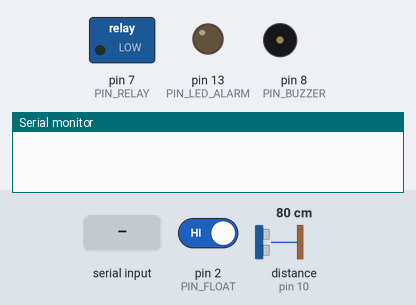
Simulated run of this sketch. Board: Arduino Uno, built with avr-gcc and run on an emulated ATmega328P. Shown: switched loads named in the sketch (green lamp = pin HIGH), output pins drawn as LEDs (lit = HIGH), buzzer (waves = sounding, pin HIGH), the last lines printed to the serial monitor. Wiring (inferred from the names in the program): ultrasonic range finder: trigger pin 9; echo pin 10. The test bench sets the inputs (shaded band); at power-on: pin 2 (PIN_FLOAT) HIGH, distance to the obstacle (sensor on pin 10) 80 cm. The echo pulse lasts 58.3 µs per cm; pins used as bus, display or sensor lines are not drawn.

Above: at 0.1 s.
At 1.2 s:
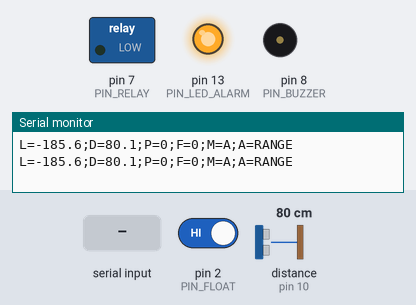
1.3 s: "MAN\n" received over Serial
Timing chart, 0 to 4.3 s (numbered marks = the images above; inputs shaded):
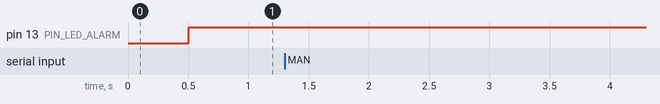

The sketch:

water_tank.ino
```cpp
/*
 * Water tank monitoring & resilience to False Data Injection (FDI)
 * Arduino Uno — HC-SR04 level sensor, relay-driven pump, float switch,
 * serial link to a LabVIEW supervision VI.
 *
 * Control: hysteresis — pump ON below LEVEL_LOW, OFF above LEVEL_HIGH.
 *
 * Defences against a falsified level measurement:
 *   1. Range check            : the level must stay within 0..100 %.
 *   2. Physical consistency   : the level cannot rise or drop faster than
 *                               the pump and the outlet physically allow.
 *   3. Stuck-value detection  : with the pump ON the level must change.
 *   4. Cross-check            : the high-level float switch (independent
 *                               sensor) contradicts a "not full" reading.
 *   5. Hardware interlock     : the float switch (NC) is wired in series
 *                               with the pump supply and cuts it even if
 *                               the Arduino is compromised (see docs).
 * Any detection -> pump OFF (safe state) + activeAlarm, until reset by operator.
 *
 * LabVIEW protocol (9600 8N1, one line every 500 ms):
 *   L=<level %>;D=<distance cm>;P=<0|1>;F=<0|1>;M=<A|M>;A=<activeAlarm code>
 * Commands (end with '\n'):
 *   AUTO | MAN | PUMP=1 | PUMP=0 | RESET
 *   INJECT=<bias %>  -> lab demo of an FDI attack (adds a bias to the reading)
 *   STUCK=<level %>  -> lab demo: reported level frozen at a value (STUCK=-1 stops)
 */

// ---------------------------------------------------------------- pins
const uint8_t PIN_TRIG   = 9;
const uint8_t PIN_ECHO   = 10;
const uint8_t PIN_RELAY  = 7;   // pump relay (active HIGH)
const uint8_t PIN_FLOAT  = 2;   // float switch to GND, INPUT_PULLUP: LOW = tank full
const uint8_t PIN_BUZZER = 8;
const uint8_t PIN_LED_ALARM = 13;

// --------------------------------------------------------------- tank
const float TANK_HEIGHT_CM = 30.0;  // sensor to bottom
const float DEAD_ZONE_CM   = 3.0;   // HC-SR04 blind zone above max level
const float LEVEL_LOW      = 20.0;  // %
const float LEVEL_HIGH     = 85.0;  // %

// ----------------------------------------------- plausibility limits
const float MAX_RISE_PCT_S   = 4.0;   // fastest possible filling (measured on the prototype)
const float MAX_DROP_PCT_S   = 2.0;   // fastest possible draining
const unsigned long STUCK_MS = 8000;  // pump ON but no change for this long
const float STUCK_EPS        = 1.0;   // %

const unsigned long PERIOD_MS = 500;

enum Alarm : uint8_t { ALARM_NONE = 0, ALARM_RANGE, ALARM_RATE, ALARM_STUCK, ALARM_FLOAT, ALARM_SENSOR };
const char *ALARM_TEXT[] = {"NONE", "RANGE", "RATE", "STUCK", "FLOAT_MISMATCH", "NO_ECHO"};

bool autoMode = true;
bool pumpOn = false;
Alarm activeAlarm = ALARM_NONE;

float lastLevel = -1;
unsigned long lastSample = 0;
float stuckRef = 0;
unsigned long stuckSince = 0;

// lab attack simulation
float injectBias = 0;
float stuckValue = -1;

String rx;

// ------------------------------------------------------------ sensor
float readDistanceCm() {
  digitalWrite(PIN_TRIG, LOW);
  delayMicroseconds(2);
  digitalWrite(PIN_TRIG, HIGH);
  delayMicroseconds(10);
  digitalWrite(PIN_TRIG, LOW);
  unsigned long us = pulseIn(PIN_ECHO, HIGH, 30000UL);
  return us == 0 ? -1 : us / 58.0;
}

float distanceToLevel(float d) {
  float water = TANK_HEIGHT_CM - d;
  return 100.0 * water / (TANK_HEIGHT_CM - DEAD_ZONE_CM);
}

// ------------------------------------------------------------ actuators
void setPump(bool on) {
  pumpOn = on;
  digitalWrite(PIN_RELAY, on ? HIGH : LOW);
}

void triggerAlarm(Alarm a) {
  if (activeAlarm == ALARM_NONE) activeAlarm = a;
  setPump(false);
}

// --------------------------------------------------------- detection
void checkPlausibility(float level, bool floatFull, unsigned long now) {
  if (level < -5 || level > 105) { triggerAlarm(ALARM_RANGE); return; }

  if (lastLevel >= 0) {
    float dt = (now - lastSample) / 1000.0;
    float rate = (level - lastLevel) / dt;           // % per second
    if (rate > MAX_RISE_PCT_S * 1.5 || rate < -MAX_DROP_PCT_S * 1.5) { triggerAlarm(ALARM_RATE); return; }
  }

  if (pumpOn) {
    if (fabs(level - stuckRef) > STUCK_EPS) { stuckRef = level; stuckSince = now; }
    else if (now - stuckSince > STUCK_MS) { triggerAlarm(ALARM_STUCK); return; }
  } else {
    stuckRef = level;
    stuckSince = now;
  }

  // float switch says full but the measurement says otherwise
  if (floatFull && level < LEVEL_HIGH - 5) triggerAlarm(ALARM_FLOAT);
}

// ------------------------------------------------------------ commands
void handleCommand(String c) {
  c.trim();
  c.toUpperCase();
  if (c == "AUTO") autoMode = true;
  else if (c == "MAN") autoMode = false;
  else if (c == "PUMP=1" && !autoMode && activeAlarm == ALARM_NONE) setPump(true);
  else if (c == "PUMP=0") setPump(false);
  else if (c == "RESET") { activeAlarm = ALARM_NONE; lastLevel = -1; injectBias = 0; stuckValue = -1; }
  else if (c.startsWith("INJECT=")) injectBias = c.substring(7).toFloat();
  else if (c.startsWith("STUCK=")) stuckValue = c.substring(6).toFloat();
}

void readSerial() {
  while (Serial.available()) {
    char ch = Serial.read();
    if (ch == '\n') { handleCommand(rx); rx = ""; }
    else if (ch != '\r' && rx.length() < 32) rx += ch;
  }
}

// ---------------------------------------------------------------- main
void setup() {
  Serial.begin(9600);
  pinMode(PIN_TRIG, OUTPUT);
  pinMode(PIN_ECHO, INPUT);
  pinMode(PIN_RELAY, OUTPUT);
  pinMode(PIN_FLOAT, INPUT_PULLUP);
  pinMode(PIN_BUZZER, OUTPUT);
  pinMode(PIN_LED_ALARM, OUTPUT);
  setPump(false);
}

void loop() {
  readSerial();
  unsigned long now = millis();
  if (now - lastSample < PERIOD_MS) return;

  float d = readDistanceCm();
  bool floatFull = digitalRead(PIN_FLOAT) == LOW;
  float level;

  if (d < 0) {
    triggerAlarm(ALARM_SENSOR);
    level = lastLevel;
  } else {
    level = distanceToLevel(d);
    // ---- lab attack simulation: what the controller receives is falsified
    if (stuckValue >= 0) level = stuckValue;
    level += injectBias;
    checkPlausibility(level, floatFull, now);
  }

  if (activeAlarm == ALARM_NONE && autoMode) {
    if (level < LEVEL_LOW) setPump(true);
    else if (level > LEVEL_HIGH) setPump(false);
  }
  if (floatFull) setPump(false);   // software copy of the hardware interlock

  digitalWrite(PIN_LED_ALARM, activeAlarm != ALARM_NONE);
  digitalWrite(PIN_BUZZER, activeAlarm != ALARM_NONE && (now / 250) % 2);

  Serial.print("L="); Serial.print(level, 1);
  Serial.print(";D="); Serial.print(d, 1);
  Serial.print(";P="); Serial.print(pumpOn ? 1 : 0);
  Serial.print(";F="); Serial.print(floatFull ? 1 : 0);
  Serial.print(";M="); Serial.print(autoMode ? 'A' : 'M');
  Serial.print(";A="); Serial.println(ALARM_TEXT[activeAlarm]);

  lastLevel = level;
  lastSample = now;
}
```
